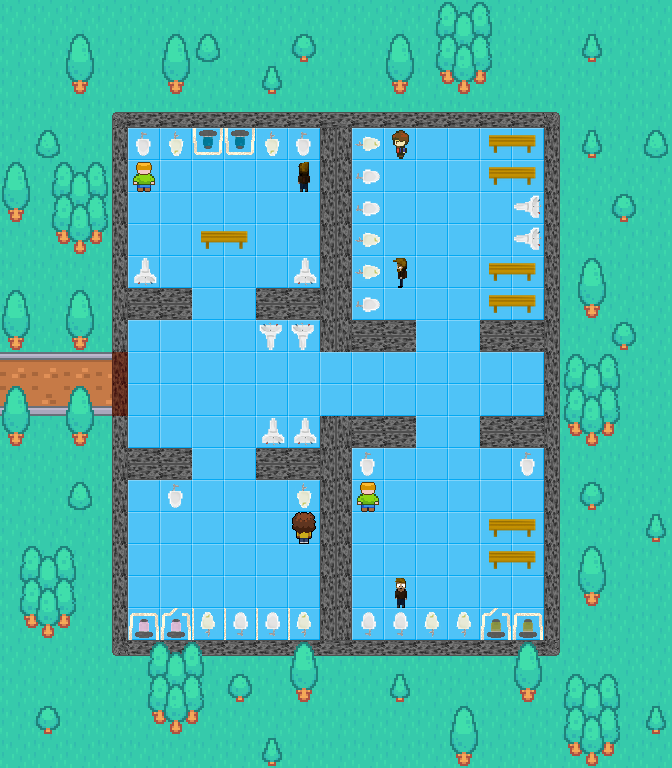

A level layout from a 2D game, rendered from its tile map. Below: a short description, then the map file with tile-grid data replaced by summaries:
An orthogonal 21x24 tile map with 32x32 px tiles, 4 tile layers (Background, Walls, Object pictures, Decoration), 9 tilesets and 62 objects (32x obstacle, 21x toilet_wrong, 7x npc_wide, toilet_correct, spawnpoint).

<map version="1.10" tiledversion="1.11.2" orientation="orthogonal" renderorder="right-down" width="21" height="24" tilewidth="32" tileheight="32" infinite="0" nextlayerid="7" nextobjectid="178">
 <tileset firstgid="1" source="walls.tsx" />
 <tileset firstgid="7" source="floor.tsx" />
 <tileset firstgid="10" source="outer.tsx" />
 <tileset firstgid="64" source="toilets_objects.tsx" />
 <tileset firstgid="73" source="brown_npc.tsx" />
 <tileset firstgid="77" source="businessman_npc.tsx" />
 <tileset firstgid="81" source="green_npc.tsx" />
 <tileset firstgid="85" source="restroom_assets.tsx" />
 <tileset firstgid="89" source="julia_npc.tsx" />
 <layer id="6" name="Background" width="21" height="24">
  <data>[504 cells, 504 non-empty, 4 distinct tile ids]</data>
 </layer>
 <layer id="5" name="Walls" width="21" height="24">
  <data>[504 cells, 76 non-empty, 3 distinct tile ids]</data>
 </layer>
 <layer id="4" name="Object pictures" width="21" height="24">
  <data>[504 cells, 44 non-empty, 11 distinct tile ids]</data>
 </layer>
 <layer id="1" name="Decoration" width="21" height="24">
  <data>[504 cells, 160 non-empty, 23 distinct tile ids]</data>
 </layer>
 <objectgroup id="2" name="Objects">
  <object id="2" name="Correct" type="toilet_correct" x="256" y="608" width="32" height="32" />
  <object id="26" name="Bench" type="obstacle" x="201.091" y="231.273" width="46.4709" height="11.4331" />
  <object id="28" name="Wall" type="obstacle" x="96" y="96" width="480" height="32" />
  <object id="58" name="Wrong" type="toilet_wrong" x="288" y="608" width="32" height="32" />
  <object id="70" name="NPC" type="npc_wide" x="288" y="512" width="32" height="32" />
  <object id="88" name="Wall" type="obstacle" x="96" y="640" width="480" height="32" />
  <object id="89" name="Wall" type="obstacle" x="544" y="128" width="32" height="512" />
  <object id="91" name="Wall" type="obstacle" x="96" y="128" width="32" height="512" />
  <object id="92" name="Wall" type="obstacle" x="320" y="128" width="32" height="224" />
  <object id="93" name="Wall" type="obstacle" x="320" y="416" width="32" height="224" />
  <object id="94" name="Wall" type="obstacle" x="480" y="320" width="64" height="32" />
  <object id="95" name="Wall" type="obstacle" x="352" y="320" width="64" height="32" />
  <object id="96" name="Wall" type="obstacle" x="480" y="416" width="64" height="32" />
  <object id="97" name="Wall" type="obstacle" x="352" y="416" width="64" height="32" />
  <object id="98" name="Wall" type="obstacle" x="256" y="288" width="64" height="32" />
  <object id="99" name="Wall" type="obstacle" x="128" y="288" width="64" height="32" />
  <object id="100" name="Wall" type="obstacle" x="256" y="448" width="64" height="32" />
  <object id="101" name="Wall" type="obstacle" x="128" y="448" width="64" height="32" />
  <object id="102" name="Wrong" type="toilet_wrong" x="224" y="608" width="32" height="32" />
  <object id="103" name="Wrong" type="toilet_wrong" x="192" y="608" width="32" height="32" />
  <object id="104" name="Wrong" type="toilet_wrong" x="160" y="480" width="32" height="32" />
  <object id="107" name="Wrong" type="toilet_wrong" x="288" y="480" width="32" height="32" />
  <object id="111" name="Toilets" type="obstacle" x="128" y="608" width="64" height="32" />
  <object id="113" name="Wrong" type="toilet_wrong" x="384" y="608" width="32" height="32" />
  <object id="114" name="NPC" type="npc_wide" x="352" y="480" width="32" height="32" />
  <object id="115" name="Wrong" type="toilet_wrong" x="448" y="608" width="32" height="32" />
  <object id="116" name="Wrong" type="toilet_wrong" x="416" y="608" width="32" height="32" />
  <object id="117" name="Wrong" type="toilet_wrong" x="352" y="448" width="32" height="32" />
  <object id="118" name="Wrong" type="toilet_wrong" x="512" y="448" width="32" height="32" />
  <object id="119" name="NPC" type="npc_wide" x="384" y="576" width="32" height="32" />
  <object id="120" name="Toilets" type="obstacle" x="480" y="608" width="64" height="32" />
  <object id="121" name="Wrong" type="toilet_wrong" x="352" y="608" width="32" height="32" />
  <object id="124" name="Wrong" type="toilet_wrong" x="288" y="128" width="32" height="32" />
  <object id="125" name="NPC" type="npc_wide" x="288" y="160" width="32" height="32" />
  <object id="126" name="Wrong" type="toilet_wrong" x="256" y="128" width="32" height="32" />
  <object id="129" name="Wrong" type="toilet_wrong" x="160" y="128" width="32" height="32" />
  <object id="130" name="Wrong" type="toilet_wrong" x="128" y="128" width="32" height="32" />
  <object id="131" name="Toilets" type="obstacle" x="192" y="128" width="64" height="32" />
  <object id="132" name="NPC" type="npc_wide" x="128" y="160" width="32" height="32" />
  <object id="138" name="Sink" type="obstacle" x="262.5" y="418.75" width="22.25" height="24.264" />
  <object id="140" name="Wrong" type="toilet_wrong" x="352" y="160" width="32" height="32" />
  <object id="141" name="Wrong" type="toilet_wrong" x="352" y="128" width="32" height="32" />
  <object id="142" name="Wrong" type="toilet_wrong" x="352" y="224" width="32" height="32" />
  <object id="143" name="Wrong" type="toilet_wrong" x="352" y="192" width="32" height="32" />
  <object id="144" name="Wrong" type="toilet_wrong" x="352" y="288" width="32" height="32" />
  <object id="145" name="Wrong" type="toilet_wrong" x="352" y="256" width="32" height="32" />
  <object id="155" name="Bench" type="obstacle" x="489.091" y="134.909" width="46.4709" height="11.4331" />
  <object id="157" name="Bench" type="obstacle" x="489.091" y="167.091" width="46.4709" height="11.4331" />
  <object id="163" name="Bench" type="obstacle" x="488.909" y="263.273" width="46.4709" height="11.4331" />
  <object id="165" name="Bench" type="obstacle" x="488.909" y="294.727" width="46.4709" height="11.4331" />
  <object id="166" name="Sink" type="obstacle" x="514.909" y="197.273" width="25" height="18.764" />
  <object id="167" name="Sink" type="obstacle" x="515.091" y="228.727" width="25" height="18.764" />
  <object id="168" name="NPC" type="npc_wide" x="384" y="256" width="32" height="32" />
  <object id="169" name="NPC" type="npc_wide" x="384" y="128" width="32" height="32" />
  <object id="170" name="Bench" type="obstacle" x="489.292" y="519.083" width="46.4709" height="11.4331" />
  <object id="171" name="Bench" type="obstacle" x="489.128" y="551.011" width="46.4709" height="11.4331" />
  <object id="172" name="Sink" type="obstacle" x="293.625" y="418.868" width="22.25" height="24.264" />
  <object id="173" name="Sink" type="obstacle" x="260.403" y="324.127" width="22.25" height="24.264" />
  <object id="174" name="Sink" type="obstacle" x="291.528" y="324.245" width="22.25" height="24.264" />
  <object id="175" name="Sink" type="obstacle" x="134.563" y="259.059" width="22.25" height="24.264" />
  <object id="176" name="Sink" type="obstacle" x="292.938" y="258.927" width="22.25" height="24.264" />
 </objectgroup>
 <objectgroup id="3" name="Spawnpoint">
  <object id="36" name="Spawnpoint" type="spawnpoint" x="160" y="384" width="32" height="32" />
 </objectgroup>
</map>
